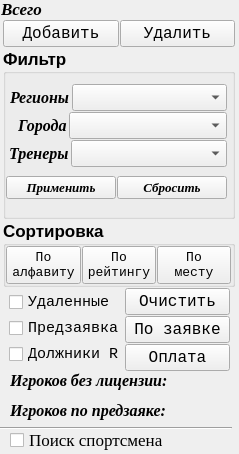
    <widget class="QWidget" name="page_1">
     <property name="geometry">
      <rect>
       <x>0</x>
       <y>0</y>
       <width>239</width>
       <height>454</height>
      </rect>
     </property>
     <attribute name="label">
      <string>Список участников</string>
     </attribute>
     <widget class="QLabel" name="label_dolg_R">
      <property name="geometry">
       <rect>
        <x>10</x>
        <y>370</y>
        <width>221</width>
        <height>21</height>
       </rect>
      </property>
      <property name="font">
       <font>
        <family>Times New Roman</family>
        <pointsize>12</pointsize>
        <weight>75</weight>
        <italic>true</italic>
        <bold>true</bold>
       </font>
      </property>
      <property name="text">
       <string>Игроков без лицензии:</string>
      </property>
     </widget>
     <widget class="QCheckBox" name="checkBox_find_player">
      <property name="geometry">
       <rect>
        <x>10</x>
        <y>430</y>
        <width>211</width>
        <height>20</height>
       </rect>
      </property>
      <property name="font">
       <font>
        <family>Times</family>
        <pointsize>13</pointsize>
        <weight>50</weight>
        <bold>false</bold>
       </font>
      </property>
      <property name="text">
       <string>Поиск спортсмена</string>
      </property>
      <property name="checkable">
       <bool>true</bool>
      </property>
     </widget>
     <widget class="Line" name="line_4">
      <property name="geometry">
       <rect>
        <x>0</x>
        <y>420</y>
        <width>232</width>
        <height>16</height>
       </rect>
      </property>
      <property name="orientation">
       <enum>Qt::Horizontal</enum>
      </property>
     </widget>
     <widget class="QLabel" name="label_predzayavka">
      <property name="geometry">
       <rect>
        <x>10</x>
        <y>400</y>
        <width>221</width>
        <height>21</height>
       </rect>
      </property>
      <property name="font">
       <font>
        <family>Times New Roman</family>
        <pointsize>12</pointsize>
        <weight>75</weight>
        <italic>true</italic>
        <bold>true</bold>
       </font>
      </property>
      <property name="text">
       <string>Игроков по предзаяке:</string>
      </property>
     </widget>
     <widget class="QLabel" name="label_46">
      <property name="geometry">
       <rect>
        <x>1</x>
        <y>0</y>
        <width>231</width>
        <height>17</height>
       </rect>
      </property>
      <property name="font">
       <font>
        <family>Times New Roman</family>
        <pointsize>13</pointsize>
        <weight>75</weight>
        <italic>true</italic>
        <bold>true</bold>
       </font>
      </property>
      <property name="text">
       <string>Всего</string>
      </property>
     </widget>
     <widget class="QWidget" name="layoutWidget">
      <property name="geometry">
       <rect>
        <x>3</x>
        <y>20</y>
        <width>232</width>
        <height>351</height>
       </rect>
      </property>
      <layout class="QVBoxLayout" name="verticalLayout_5">
       <property name="spacing">
        <number>1</number>
       </property>
       <item>
        <layout class="QHBoxLayout" name="horizontalLayout_8">
         <property name="spacing">
          <number>1</number>
         </property>
         <item>
          <layout class="QHBoxLayout" name="horizontalLayout_27">
           <item>
            <widget class="QPushButton" name="Button_add_edit_player">
             <property name="font">
              <font>
               <family>Courier New</family>
               <pointsize>12</pointsize>
               <italic>false</italic>
              </font>
             </property>
             <property name="text">
              <string>Добавить</string>
             </property>
            </widget>
           </item>
           <item>
            <widget class="QPushButton" name="Button_del_player">
             <property name="sizePolicy">
              <sizepolicy hsizetype="Minimum" vsizetype="Fixed">
               <horstretch>0</horstretch>
               <verstretch>0</verstretch>
              </sizepolicy>
             </property>
             <property name="font">
              <font>
               <family>Courier New</family>
               <pointsize>12</pointsize>
               <italic>false</italic>
              </font>
             </property>
             <property name="text">
              <string>Удалить</string>
             </property>
            </widget>
           </item>
          </layout>
         </item>
        </layout>
       </item>
       <item>
        <widget class="QGroupBox" name="groupBox_2">
         <property name="sizePolicy">
          <sizepolicy hsizetype="Preferred" vsizetype="MinimumExpanding">
           <horstretch>0</horstretch>
           <verstretch>0</verstretch>
          </sizepolicy>
         </property>
         <property name="font">
          <font>
           <pointsize>13</pointsize>
           <weight>75</weight>
           <bold>true</bold>
          </font>
         </property>
         <property name="title">
          <string>Фильтр</string>
         </property>
         <widget class="QWidget" name="layoutWidget">
          <property name="geometry">
           <rect>
            <x>3</x>
            <y>28</y>
            <width>221</width>
            <height>131</height>
           </rect>
          </property>
          <layout class="QVBoxLayout" name="verticalLayout_54">
           <property name="spacing">
            <number>1</number>
           </property>
           <item>
            <layout class="QVBoxLayout" name="verticalLayout_6">
             <property name="spacing">
              <number>1</number>
             </property>
             <item>
              <layout class="QHBoxLayout" name="horizontalLayout_24">
               <property name="spacing">
                <number>2</number>
               </property>
               <property name="leftMargin">
                <number>4</number>
               </property>
               <item>
                <widget class="QLabel" name="label_67">
                 <property name="font">
                  <font>
                   <family>Times New Roman</family>
                   <pointsize>12</pointsize>
                   <italic>true</italic>
                  </font>
                 </property>
                 <property name="text">
                  <string>Регионы</string>
                 </property>
                </widget>
               </item>
               <item>
                <widget class="QComboBox" name="comboBox_fltr_region">
                 <property name="sizePolicy">
                  <sizepolicy hsizetype="Expanding" vsizetype="Fixed">
                   <horstretch>0</horstretch>
                   <verstretch>0</verstretch>
                  </sizepolicy>
                 </property>
                 <property name="font">
                  <font>
                   <family>Times New Roman</family>
                   <pointsize>12</pointsize>
                  </font>
                 </property>
                 <property name="editable">
                  <bool>false</bool>
                 </property>
                </widget>
               </item>
              </layout>
             </item>
             <item>
              <layout class="QHBoxLayout" name="horizontalLayout_25">
               <property name="spacing">
                <number>2</number>
               </property>
               <property name="leftMargin">
                <number>12</number>
               </property>
               <item>
                <widget class="QLabel" name="label_75">
                 <property name="font">
                  <font>
                   <family>Times New Roman</family>
                   <pointsize>12</pointsize>
                   <italic>true</italic>
                  </font>
                 </property>
                 <property name="text">
                  <string>Города</string>
                 </property>
                </widget>
               </item>
               <item>
                <widget class="QComboBox" name="comboBox_fltr_city">
                 <property name="sizePolicy">
                  <sizepolicy hsizetype="Expanding" vsizetype="Fixed">
                   <horstretch>0</horstretch>
                   <verstretch>0</verstretch>
                  </sizepolicy>
                 </property>
                 <property name="font">
                  <font>
                   <family>Times New Roman</family>
                   <pointsize>12</pointsize>
                  </font>
                 </property>
                 <property name="editable">
                  <bool>false</bool>
                 </property>
                 <property name="insertPolicy">
                  <enum>QComboBox::InsertAlphabetically</enum>
                 </property>
                </widget>
               </item>
              </layout>
             </item>
             <item>
              <layout class="QHBoxLayout" name="horizontalLayout_26">
               <property name="spacing">
                <number>2</number>
               </property>
               <property name="leftMargin">
                <number>3</number>
               </property>
               <item>
                <widget class="QLabel" name="label_66">
                 <property name="font">
                  <font>
                   <family>Times New Roman</family>
                   <pointsize>12</pointsize>
                   <italic>true</italic>
                  </font>
                 </property>
                 <property name="text">
                  <string>Тренеры</string>
                 </property>
                </widget>
               </item>
               <item>
                <widget class="QComboBox" name="comboBox_fltr_coach">
                 <property name="sizePolicy">
                  <sizepolicy hsizetype="Expanding" vsizetype="Fixed">
                   <horstretch>0</horstretch>
                   <verstretch>0</verstretch>
                  </sizepolicy>
                 </property>
                 <property name="font">
                  <font>
                   <family>Times New Roman</family>
                   <pointsize>12</pointsize>
                  </font>
                 </property>
                 <property name="editable">
                  <bool>false</bool>
                 </property>
                 <property name="insertPolicy">
                  <enum>QComboBox::InsertAlphabetically</enum>
                 </property>
                </widget>
               </item>
              </layout>
             </item>
            </layout>
           </item>
           <item>
            <layout class="QHBoxLayout" name="horizontalLayout_23">
             <property name="spacing">
              <number>1</number>
             </property>
             <item>
              <widget class="QPushButton" name="Button_fltr_list">
               <property name="sizePolicy">
                <sizepolicy hsizetype="Expanding" vsizetype="Fixed">
                 <horstretch>0</horstretch>
                 <verstretch>0</verstretch>
                </sizepolicy>
               </property>
               <property name="font">
                <font>
                 <family>Times New Roman</family>
                 <pointsize>10</pointsize>
                 <italic>true</italic>
                </font>
               </property>
               <property name="text">
                <string>Применить</string>
               </property>
              </widget>
             </item>
             <item>
              <widget class="QPushButton" name="Button_reset_fltr_list">
               <property name="sizePolicy">
                <sizepolicy hsizetype="Expanding" vsizetype="Fixed">
                 <horstretch>0</horstretch>
                 <verstretch>0</verstretch>
                </sizepolicy>
               </property>
               <property name="font">
                <font>
                 <family>Times New Roman</family>
                 <pointsize>10</pointsize>
                 <italic>true</italic>
                </font>
               </property>
               <property name="text">
                <string>Сбросить</string>
               </property>
              </widget>
             </item>
            </layout>
           </item>
          </layout>
         </widget>
        </widget>
       </item>
       <item>
        <widget class="QGroupBox" name="groupBox">
         <property name="sizePolicy">
          <sizepolicy hsizetype="Preferred" vsizetype="Preferred">
           <horstretch>0</horstretch>
           <verstretch>0</verstretch>
          </sizepolicy>
         </property>
         <property name="font">
          <font>
           <pointsize>13</pointsize>
           <weight>75</weight>
           <bold>true</bold>
          </font>
         </property>
         <property name="title">
          <string>Сортировка</string>
         </property>
         <layout class="QHBoxLayout" name="horizontalLayout_7">
          <property name="spacing">
           <number>1</number>
          </property>
          <property name="leftMargin">
           <number>0</number>
          </property>
          <property name="topMargin">
           <number>0</number>
          </property>
          <property name="rightMargin">
           <number>1</number>
          </property>
          <property name="bottomMargin">
           <number>0</number>
          </property>
          <item>
           <widget class="QPushButton" name="Button_sort_Name">
            <property name="font">
             <font>
              <family>Courier New</family>
              <pointsize>10</pointsize>
              <weight>50</weight>
              <bold>false</bold>
             </font>
            </property>
            <property name="text">
             <string>По
алфавиту</string>
            </property>
           </widget>
          </item>
          <item>
           <widget class="QPushButton" name="Button_sort_R">
            <property name="font">
             <font>
              <family>Courier New</family>
              <pointsize>10</pointsize>
              <weight>50</weight>
              <bold>false</bold>
             </font>
            </property>
            <property name="text">
             <string>По
рейтингу</string>
            </property>
           </widget>
          </item>
          <item>
           <widget class="QPushButton" name="Button_sort_mesto">
            <property name="font">
             <font>
              <family>Courier New</family>
              <pointsize>10</pointsize>
              <weight>50</weight>
              <bold>false</bold>
             </font>
            </property>
            <property name="text">
             <string>По 
месту</string>
            </property>
           </widget>
          </item>
         </layout>
        </widget>
       </item>
       <item>
        <layout class="QHBoxLayout" name="horizontalLayout_28">
         <property name="spacing">
          <number>1</number>
         </property>
         <item>
          <layout class="QVBoxLayout" name="verticalLayout_7">
           <property name="spacing">
            <number>0</number>
           </property>
           <property name="leftMargin">
            <number>6</number>
           </property>
           <item>
            <widget class="QCheckBox" name="checkBox_6">
             <property name="font">
              <font>
               <family>Courier New</family>
               <pointsize>11</pointsize>
               <weight>50</weight>
               <bold>false</bold>
              </font>
             </property>
             <property name="text">
              <string>Удаленные</string>
             </property>
             <property name="checkable">
              <bool>true</bool>
             </property>
            </widget>
           </item>
           <item>
            <widget class="QCheckBox" name="checkBox_15">
             <property name="font">
              <font>
               <family>Courier New</family>
               <pointsize>11</pointsize>
               <weight>50</weight>
               <bold>false</bold>
              </font>
             </property>
             <property name="text">
              <string>Предзаявка</string>
             </property>
             <property name="checkable">
              <bool>true</bool>
             </property>
            </widget>
           </item>
           <item>
            <widget class="QCheckBox" name="checkBox_11">
             <property name="font">
              <font>
               <family>Courier New</family>
               <pointsize>11</pointsize>
               <weight>50</weight>
               <bold>false</bold>
              </font>
             </property>
             <property name="text">
              <string>Должники R</string>
             </property>
             <property name="checkable">
              <bool>true</bool>
             </property>
            </widget>
           </item>
          </layout>
         </item>
         <item>
          <layout class="QVBoxLayout" name="verticalLayout_8">
           <property name="spacing">
            <number>1</number>
           </property>
           <property name="leftMargin">
            <number>0</number>
           </property>
           <property name="topMargin">
            <number>0</number>
           </property>
           <property name="rightMargin">
            <number>5</number>
           </property>
           <property name="bottomMargin">
            <number>0</number>
           </property>
           <item>
            <widget class="QPushButton" name="Button_clear_del">
             <property name="font">
              <font>
               <family>Courier New</family>
               <pointsize>12</pointsize>
               <kerning>true</kerning>
              </font>
             </property>
             <property name="text">
              <string>Очистить</string>
             </property>
            </widget>
           </item>
           <item>
            <widget class="QPushButton" name="Button_app">
             <property name="font">
              <font>
               <family>Courier New</family>
               <pointsize>12</pointsize>
              </font>
             </property>
             <property name="text">
              <string>По заявке</string>
             </property>
            </widget>
           </item>
           <item>
            <widget class="QPushButton" name="Button_pay_R">
             <property name="font">
              <font>
               <family>Courier New</family>
               <pointsize>12</pointsize>
               <kerning>true</kerning>
              </font>
             </property>
             <property name="text">
              <string>Оплата</string>
             </property>
            </widget>
           </item>
          </layout>
         </item>
        </layout>
       </item>
      </layout>
     </widget>
    </widget>
